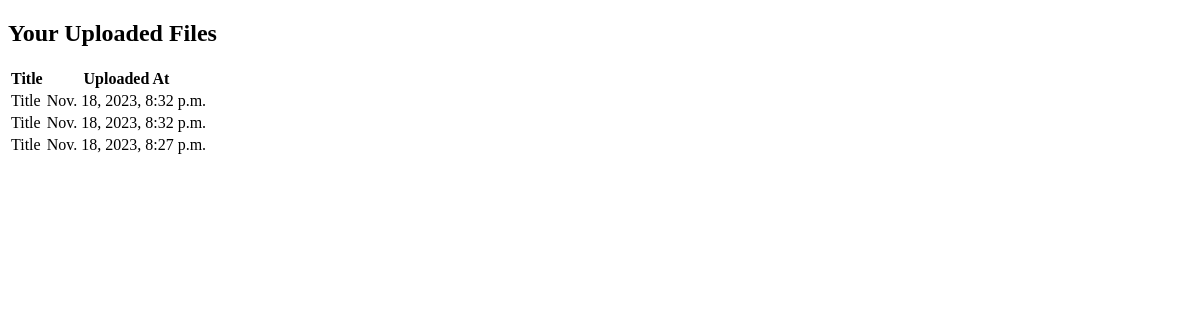
The page /file_list/ (signed in) on the database as committed earlier.
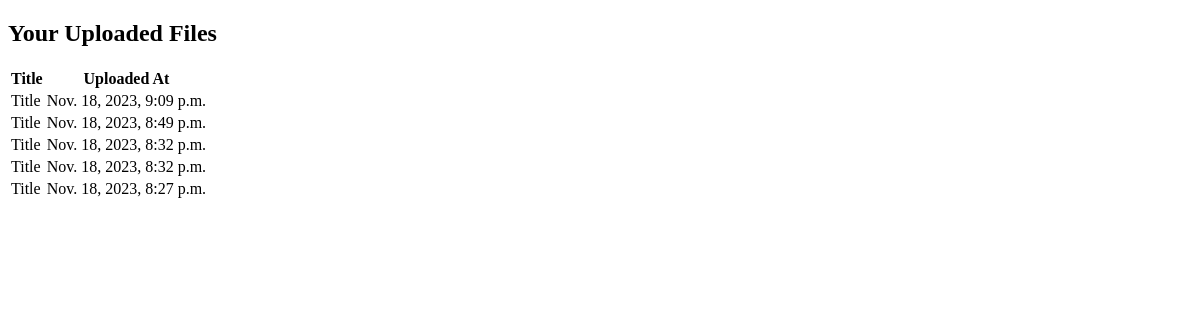
The same page on the database as committed later.
### swift_transfer/models.py (models this page shows)
class UploadedFile(models.Model):
    user = models.ForeignKey(User, on_delete=models.CASCADE)
    file = models.FileField(upload_to='uploads/')
    title = models.CharField(max_length=255, default='Title')
    num_images = models.IntegerField(default=0)
    num_anchor_images = models.IntegerField(default=0)
    message = models.TextField(default='Message')
    uploaded_at = models.DateTimeField(auto_now_add=True)

### swift_transfer/views.py (the view)
# urls.py: path('file_list/', file_list, name='file_list'),
@login_required
def file_list(request):
    files = UploadedFile.objects.filter(user=request.user).order_by('-uploaded_at')
    return render(request, 'file_list.html', {'uploaded_files': files})

### swift_transfer/templates/file_list.html
{% extends 'base.html' %}
{% block content %}
  <h2>Your Uploaded Files</h2>
  <table>
    <thead>
      <tr>
        <th>Title</th>
        <th>Uploaded At</th>
      </tr>
    </thead>
    <tbody>
      {% for file in uploaded_files %}
        <tr>
          <td>{{ file.title }}</td>
          <td>{{ file.uploaded_at }}</td>
        </tr>
      {% endfor %}
    </tbody>
  </table>
{% endblock %}

### swift_transfer/templates/base.html (shortened to what this page needs)
<!DOCTYPE html>
<html lang="en">
<head>
</head>
<body>
    <div id="content">
        {% block content %}{% endblock %}
    </div>
</body>
</html>

Rows that differ between the two databases and show on the page:
added UploadedFile: title "Title", uploaded_at "Nov. 18, 2023, 9:09 p.m."
added UploadedFile: title "Title", uploaded_at "Nov. 18, 2023, 8:49 p.m."
